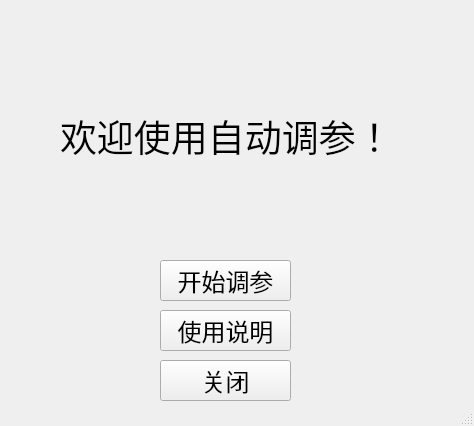
<?xml version="1.0" encoding="UTF-8"?>
<ui version="4.0">
 <class>MainWindow</class>
 <widget class="QMainWindow" name="MainWindow">
  <property name="geometry">
   <rect>
    <x>0</x>
    <y>0</y>
    <width>474</width>
    <height>426</height>
   </rect>
  </property>
  <property name="windowTitle">
   <string>MainWindow</string>
  </property>
  <widget class="QWidget" name="centralwidget">
   <widget class="QPushButton" name="cancle">
    <property name="geometry">
     <rect>
      <x>160</x>
      <y>360</y>
      <width>131</width>
      <height>41</height>
     </rect>
    </property>
    <property name="font">
     <font>
      <family>黑体</family>
      <pointsize>18</pointsize>
     </font>
    </property>
    <property name="text">
     <string>关闭</string>
    </property>
   </widget>
   <widget class="QPushButton" name="help">
    <property name="geometry">
     <rect>
      <x>160</x>
      <y>310</y>
      <width>131</width>
      <height>41</height>
     </rect>
    </property>
    <property name="font">
     <font>
      <family>黑体</family>
      <pointsize>18</pointsize>
     </font>
    </property>
    <property name="text">
     <string>使用说明</string>
    </property>
   </widget>
   <widget class="QPushButton" name="start">
    <property name="geometry">
     <rect>
      <x>160</x>
      <y>260</y>
      <width>131</width>
      <height>41</height>
     </rect>
    </property>
    <property name="font">
     <font>
      <family>黑体</family>
      <pointsize>18</pointsize>
     </font>
    </property>
    <property name="text">
     <string>开始调参</string>
    </property>
   </widget>
   <widget class="QLabel" name="label">
    <property name="geometry">
     <rect>
      <x>60</x>
      <y>40</y>
      <width>351</width>
      <height>191</height>
     </rect>
    </property>
    <property name="font">
     <font>
      <family>黑体</family>
      <pointsize>28</pointsize>
     </font>
    </property>
    <property name="text">
     <string>欢迎使用自动调参！</string>
    </property>
   </widget>
  </widget>
  <widget class="QStatusBar" name="statusbar"/>
 </widget>
 <resources/>
 <connections/>
</ui>
